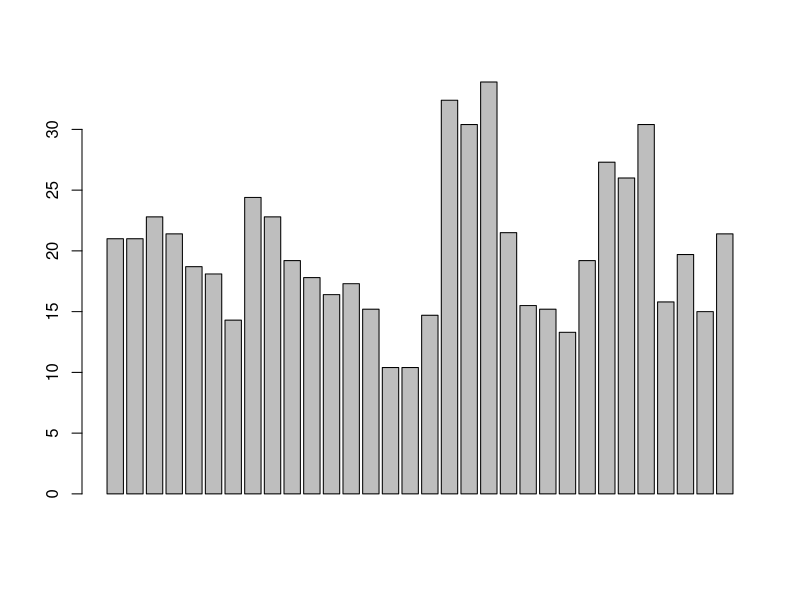
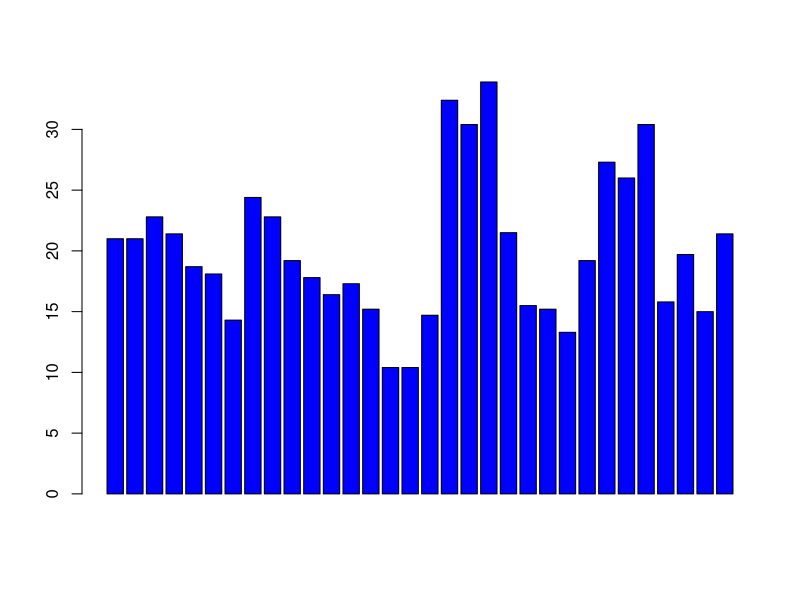
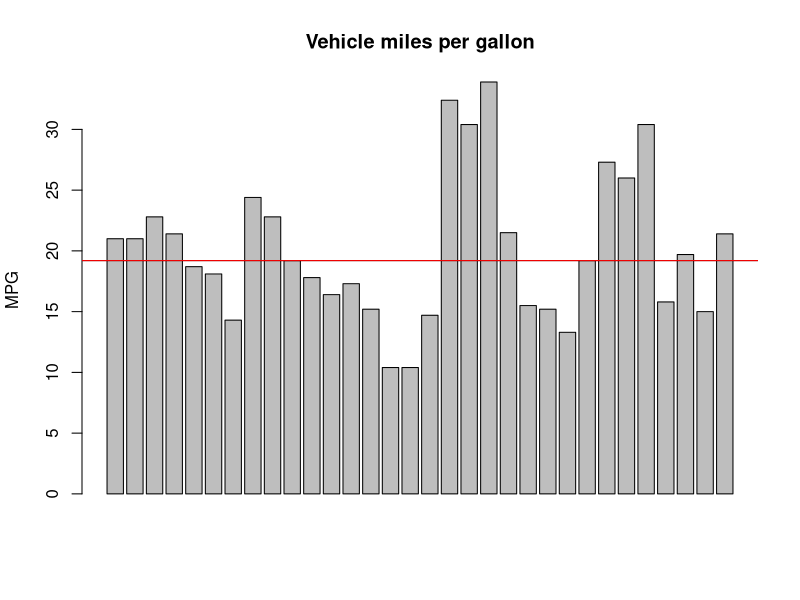
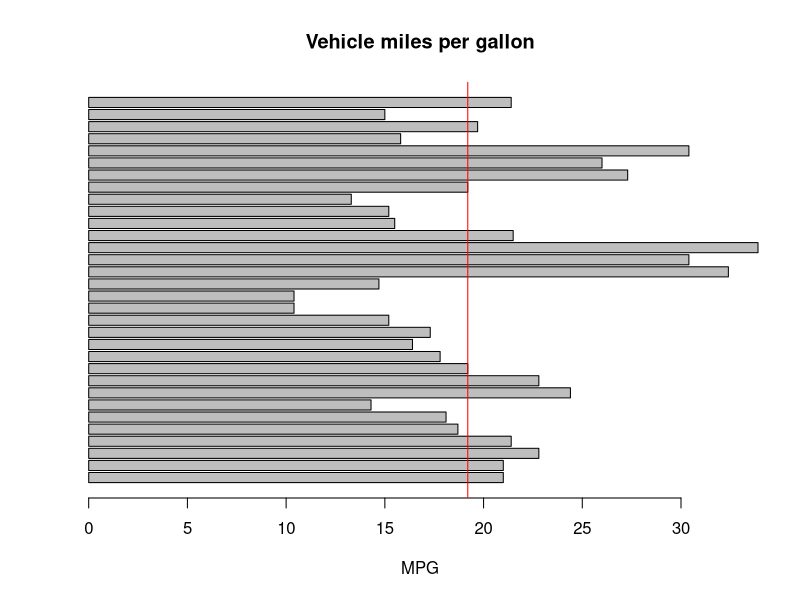
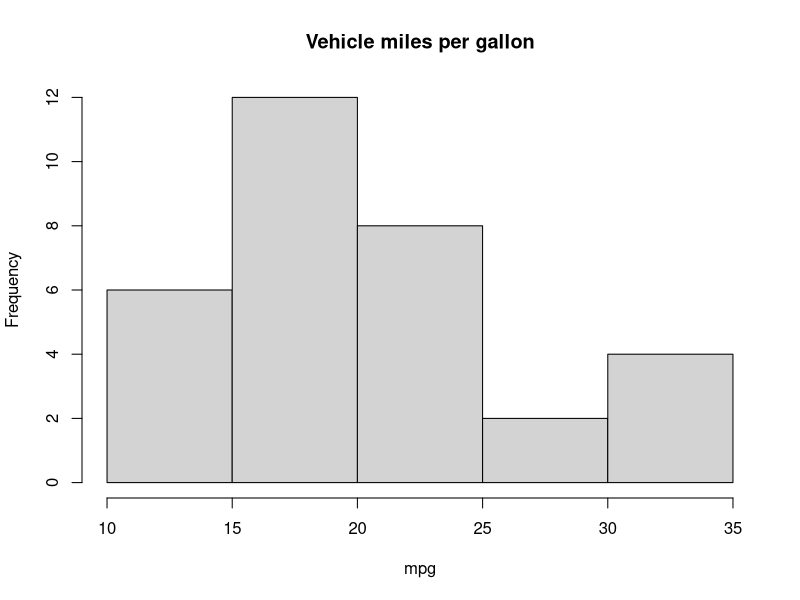
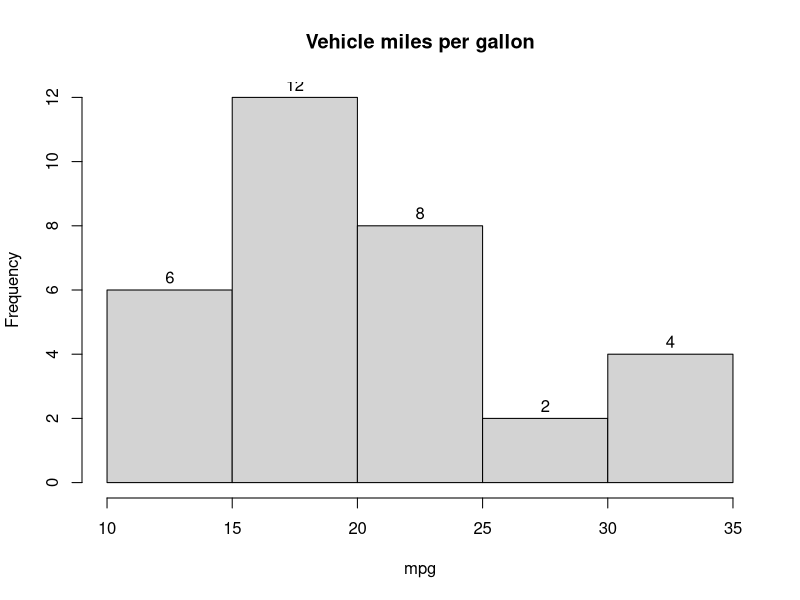
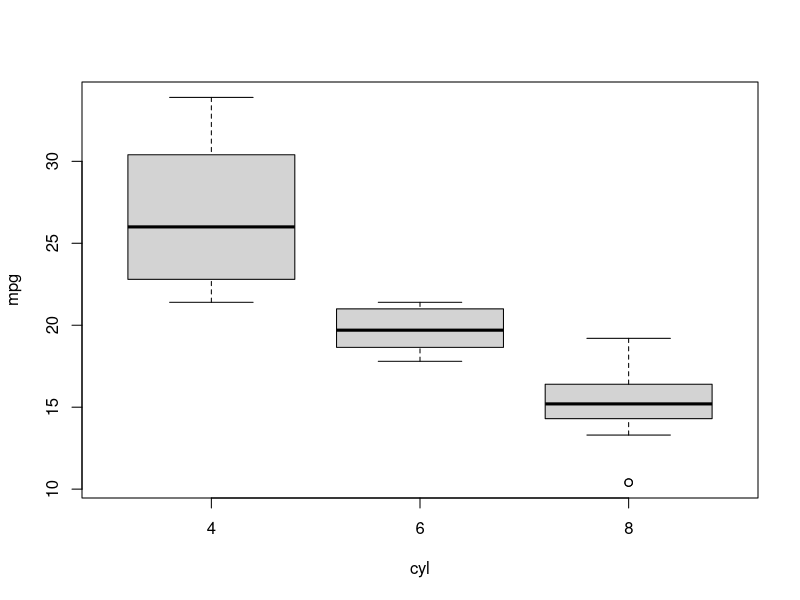
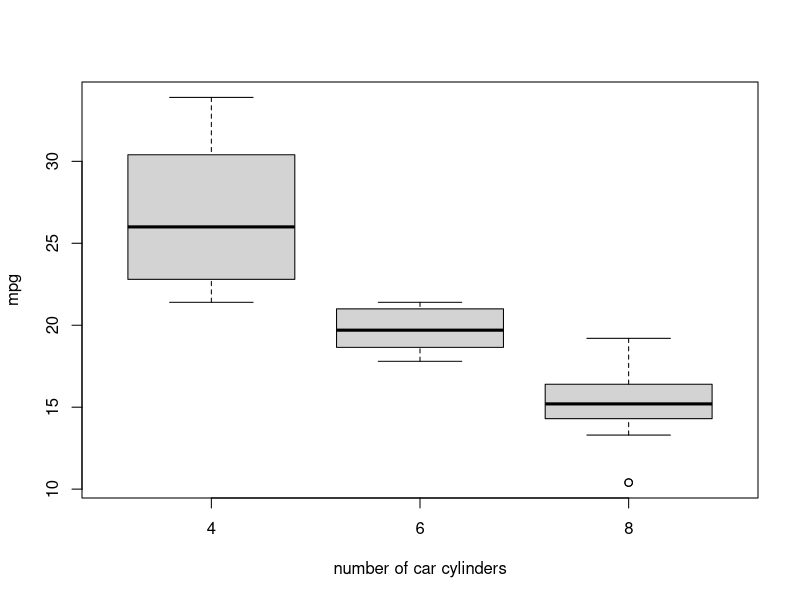

Recreate these plots in R, in order. (Note: this script raises an error after producing the figures.)
library(ggplot2)
library(reshape2)

#### load mtcars
data(mtcars)

#### lets take a look at the data and its structure
str(mtcars)
head(mtcars)
View(mtcars)

#### Before we starts plotting the data, notice that we have a few fields that
#### are numeric, but we probably won't use for measuring. We'll be using them
#### for grouping, categorizing, so convert those into factors
mtcars$cyl <- as.factor(mtcars$cyl)
mtcars$vs <- as.factor(mtcars$vs)
mtcars$am <- as.factor(mtcars$am)

#### simple bar chart
barplot(mtcars$mpg)

### change the color
barplot(mtcars$mpg, col = "Blue")

#### add labels
barplot(mtcars$mpg, main = "Vehicle miles per gallon", ylab= "MPG")

### add a line to show where the mean is
abline(h = median(mtcars$mpg))

### change the color of the line
abline(h = median(mtcars$mpg), col = "Red")

### make it horizontal, change measure label to x axis 
barplot(mtcars$mpg, main = "Vehicle miles per gallon", xlab= "MPG", horiz = TRUE)

### lets add the line again
abline(v = median(mtcars$mpg), col = "Red")

### now lets do a histogram
hist(mtcars$mpg, main = "Vehicle miles per gallon", xlab= "mpg", ylab = "Frequency")

### Add data values at top of bars
hist(mtcars$mpg, main = "Vehicle miles per gallon", xlab= "mpg",
     ylab = "Frequency", labels = TRUE)

#### What if we want to split data into categories? Let's make a boxplot
boxplot(mpg ~ cyl, data=mtcars)

###  now let's add labels
boxplot(mpg ~ cyl, data=mtcars, 
        xlab = "number of car cylinders", 
        ylab = "mpg")


### What if we want to see the relationship between two numeric variables?
#### Let's make a scatter plot
plot(mtcars$hp, mtcars$mpg, xlab = "horsepower", ylab = "mpg",
     main = "MPG vs horsepower")

### lets make the points a specific color
plot(hp ~ mpg, data = mtcars, xlab = "horsepower", ylab = "mpg",
     main = "MPG vs horsepower", col = "Red")

#### let's adjust the shapes of the points
plot(mtcars$hp, mtcars$mpg, xlab = "Horsepower", ylab = "mpg",
     main = "MPG vs horsepower", col = "Red", pch = 15)


#### lets adjust the color according to whether the car is an automatic or manual
plot(mtcars$hp, mtcars$mpg, xlab = "Horsepower", ylab = "mpg",
     main = "MPG vs horsepower", col = mtcars$am, pch = 15)

### lets adjust the size of the pointes
plot(mtcars$hp, mtcars$mpg, xlab = "horsepower", ylab = "mpg",
     main = "MPG vs horsepower", col = mtcars$am, pch = 15, cex = 0.5)

#### now let's add a regression line
plot(mtcars$hp, mtcars$mpg, xlab = "horsepower", ylab = "mpg",
           main = "MPG vs horsepower", col = mtcars$am, pch = 15, cex = 1, 
           abline(lm(mtcars$mpg ~ mtcars$hp)))

#### make it a dotted line
plot(mtcars$hp, mtcars$mpg, xlab = "horsepower", ylab = "mpg",
           main = "MPG vs horsepower", col = mtcars$am, pch = 15, cex = 1, 
           abline(lm(mtcars$mpg ~ mtcars$hp), lty = 2))

### lastly, let's add a legend
legend("topright", legend = c("Automatic", "Manual"),
       col = c("Black", "Red"), pch = 15)

#### let's read in a new dataset
vacants <- read.csv(file = "stl_vacants.csv")

### take a look at it
str(vacants)
View(vacants)

### to calculate the total number of vacants by year across
### the city, use aggregate
total_by_year <- aggregate(.~ Year, vacants[c("Year", "Number")], sum)

#### how would you make a barplot of total_by_year?


#### now let's add some year labels on the x axis
barplot(total_by_year$Number, names.arg = total_by_year$Year)

### now let's try a different type of chart
plot(total_by_year$Year, total_by_year$Number, type = "l")

### what if we want to plot multiple lines?

#### let's load the ggplot2 library, which can make much more attractive charts
library(ggplot2)

#### let's make a multi-line
ggplot(vacants, aes(x = Year, y = Number, group = Region, col = Region))
  + geom_line()

### now lets do a stacked bar chart
ggplot(vacants, aes(x = Year, y = Number, group = Region,
                    fill = Region)) + geom_bar(stat = "identity")

#### Lastly, let's slice out north st. louis and make a bar or line chart
### in ggplot. Your choice.


### A few more ggplot examples
### bar chart
data(tips)

# Creating a new data frame from tip that has an average tip grouped by time
average_tip <- aggregate(list(Tip = tips$tip), list(Time = factor(tips$time)), mean)

# Basic barchart
ggplot(average_tip, aes(x = Time, y = Tip, fill = Time)) + geom_bar(stat = "identity")

# Can tell R we don't want the legend by adding + guides(fill = False)

# Adding another factor group to the axis (grouping by gender and meal)
average_tip_gender <- aggregate(list(Tip = tips$tip),
                        list(Time = factor(tips$time), Gender = factor(tips$sex)), mean)

#### round the tip 
average_tip_gender$Tip <- round(average_tip_gender$Tip, 2)

tip_gender <- ggplot(average_tip_gender, aes(x = Time, y = Tip,
                  fill = Gender)) + geom_bar(stat = "identity")

tip_gender

# Not quite what we're looking for, likely 

# Change position to dodge
tip_gender <- ggplot(average_tip_gender, aes(x = Time, y = Tip,
                fill = Gender)) + geom_bar(stat = "identity", position = "dodge")

tip_gender

# Give our graph a title
tip_gender <- tip_gender + ggtitle("Average Tips by Meal")
tip_gender

# Give the axes titles
tip_gender <- tip_gender + xlab("Meal") + ylab("Dollars Tipped")
tip_gender

# Add the values to the top of the barchart
tip_gender <- tip_gender + geom_text(aes(label=Tip), position=position_dodge(width=0.9), vjust=-.25)
tip_gender

### other datasets to play with. R has dozens of built-in datasets,
### such as USArrests, tips. txhousing
data()

### 2017 city of st. Louis crimes
read.csv("2017_stl_crimes.csv")

### Or, use your own data.